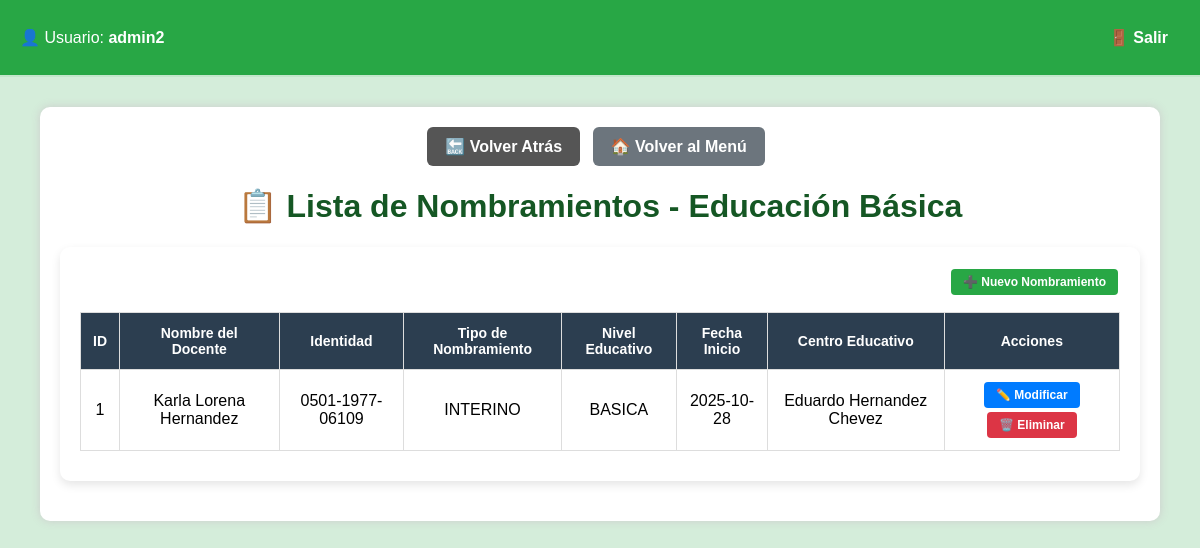
The app's page /formatos/basica_nombramiento/listar.php (signed in) with its own data.
### tables this page shows
CREATE TABLE `formato_nombramiento_basica` (
  `id` int(11) NOT NULL,
  `tipo_nombramiento` enum('INTERINO','PERMANENTE') NOT NULL,
  `nombre_docente` varchar(255) NOT NULL,
  `identidad` varchar(20) NOT NULL,
  `nivel_educativo` enum('PRE-BASICA','BASICA') NOT NULL,
  `fecha_inicio` date NOT NULL,
  `fecha_vencimiento` date DEFAULT NULL,
  `numero_horas` int(11) DEFAULT NULL,
  `fecha_registro` timestamp NOT NULL DEFAULT current_timestamp()
);

CREATE TABLE `basica_centro_cuenta` (
  `id` int(11) NOT NULL,
  `nombramiento_id` int(11) NOT NULL,
  `centro_educativo` varchar(255) DEFAULT NULL,
  `cargo` varchar(100) DEFAULT NULL,
  `lugar` varchar(100) DEFAULT NULL,
  `municipio` varchar(100) DEFAULT NULL
);

### formatos/basica_nombramiento/listar.php (the view, shortened to what this page needs)
<?php include "../../includes/header.php"; ?>
<?php include "../../includes/db.php"; ?>
<div style="margin-bottom: 15px; text-align: center;">
    <a href="javascript:void(0);" onclick="window.history.back();"
       style="display: inline-block; background-color: #555; color: white; padding: 10px 18px;
              border-radius: 6px; text-decoration: none; margin-right: 8px; font-weight: bold;">
        🔙 Volver Atrás
    </a>
    <a href="../../menu.php"
       style="display: inline-block; background-color: #6c757d; color: white; padding: 10px 18px;
              border-radius: 6px; text-decoration: none; margin-right: 8px; font-weight: bold;">
        🏠 Volver al Menú
    </a>
</div>
<h1 style="text-align:center; color:#155724;">📋 Lista de Nombramientos - Educación Básica</h1>
<?php
$sql = "SELECT fnb.*,
               bip.jornada_trabajo, bip.requisito,
               bcc.centro_educativo as centro_cuenta, bcc.cargo as cargo_cuenta,
               bj.sustituye_a
        FROM formato_nombramiento_basica fnb
        LEFT JOIN basica_info_profesional bip ON fnb.id = bip.nombramiento_id
        LEFT JOIN basica_centro_cuenta bcc ON fnb.id = bcc.nombramiento_id
        LEFT JOIN basica_justificacion bj ON fnb.id = bj.nombramiento_id
        ORDER BY fnb.fecha_registro DESC";
$result = $conn->query($sql);
?>
<div class="table-container">
    <div style="text-align: right; margin-bottom: 15px;">
        <a href="agregar.php" class="btn btn-success">➕ Nuevo Nombramiento</a>
    </div>
    <table class="data-table">
        <thead>
            <tr>
                <th>ID</th>
                <th>Nombre del Docente</th>
                <th>Identidad</th>
                <th>Tipo de Nombramiento</th>
                <th>Nivel Educativo</th>
                <th>Fecha Inicio</th>
                <th>Centro Educativo</th>
                <th>Acciones</th>
            </tr>
        </thead>
        <tbody>
            <?php
            if ($result->num_rows > 0) {
                while($row = $result->fetch_assoc()) {
                    echo "<tr>";
                    echo "<td>" . $row["id"] . "</td>";
                    echo "<td>" . htmlspecialchars($row["nombre_docente"]) . "</td>";
                    echo "<td>" . $row["identidad"] . "</td>";
                    echo "<td>" . $row["tipo_nombramiento"] . "</td>";
                    echo "<td>" . $row["nivel_educativo"] . "</td>";
                    echo "<td>" . $row["fecha_inicio"] . "</td>";
                    echo "<td>" . htmlspecialchars($row["centro_cuenta"]) . "</td>";
                    echo "<td>
                            <a href='modificar.php?id=" . $row["id"] . "' class='btn btn-primary'>✏️ Modificar</a>
                            <a href='eliminar.php?id=" . $row["id"] . "' class='btn btn-danger' onclick='return confirm(\"¿Está seguro de eliminar este nombramiento?\")'>🗑️ Eliminar</a>
                          </td>";
                    echo "</tr>";
                }
            } else {
                echo "<tr><td colspan='8' style='text-align: center; padding: 20px; color: #666;'>No hay nombramientos registrados</td></tr>";
            }
            ?>
        </tbody>
    </table>
</div>
<?php
include "../../includes/footer.php";
?>

### css/style.css (style rules this page uses)
body { font-family: Arial, sans-serif; background-color: #f0f2f5; margin: 0; padding: 0; }
table { width: 100%; border-collapse: collapse; margin-top: 20px; }
table, th, td { border: 1px solid #ddd; }
th, td { padding: 10px; text-align: left; }
th { background-color: #4CAF50; color: white; }

### includes/header.php (style rules this page uses)
body { font-family: Arial, sans-serif; background-color: #d4edda; margin: 0; padding: 0; }

### formatos/basica_nombramiento/listar.php (style rules this page uses)
.table-container { background: white; border-radius: 10px; padding: 20px; margin: 20px auto; box-shadow: 0 4px 10px rgba(0,0,0,0.1); overflow-x: auto; }
.data-table { width: 100%; border-collapse: collapse; margin: 10px 0; }
.data-table th { background: #2c3e50; color: white; padding: 12px; text-align: center; border: 1px solid #ddd; font-size: 14px; }
.data-table td { padding: 10px; border: 1px solid #ddd; text-align: center; }
.btn { padding: 6px 12px; border: none; border-radius: 4px; cursor: pointer; font-size: 12px; font-weight: bold; text-decoration: none; display: inline-block; margin: 2px; transition: all 0.3s ease; }
.btn-primary { background: #007bff; color: white; }
.btn-danger { background: #dc3545; color: white; }
.btn-success { background: #28a745; color: white; }

### records on screen
formato_nombramiento_basica: id "1", nombre_docente "Karla Lorena Hernandez", identidad "0501-1977-06109", tipo_nombramiento "INTERINO", nivel_educativo "BASICA", fecha_inicio "2025-10-28", basica_centro_cuenta.centro_educativo "Eduardo Hernandez Chevez"

### other values on screen
$_SESSION['usuario'] "admin2"
